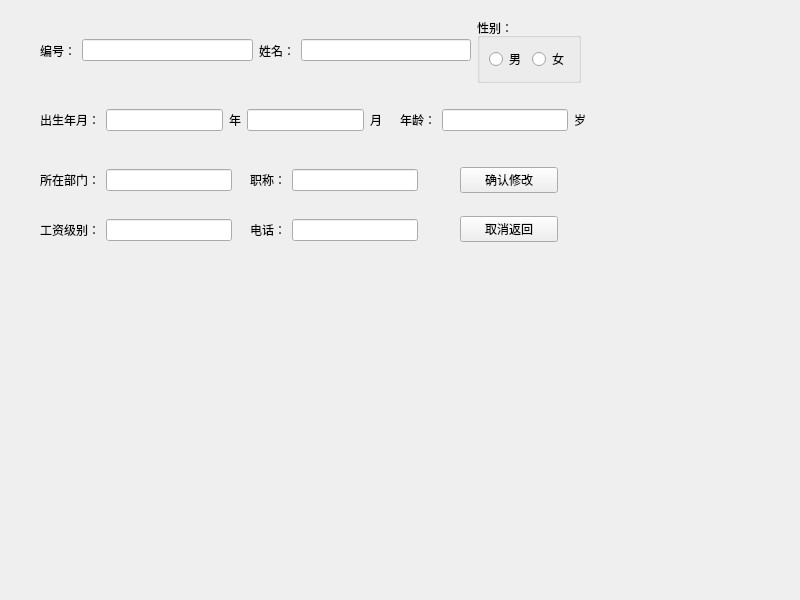
<?xml version="1.0" encoding="UTF-8"?>
<ui version="4.0">
 <class>two_fix_new</class>
 <widget class="QMainWindow" name="two_fix_new">
  <property name="geometry">
   <rect>
    <x>0</x>
    <y>0</y>
    <width>800</width>
    <height>600</height>
   </rect>
  </property>
  <property name="windowTitle">
   <string>MainWindow</string>
  </property>
  <widget class="QWidget" name="centralwidget">
   <widget class="QWidget" name="widget_3" native="true">
    <property name="geometry">
     <rect>
      <x>40</x>
      <y>10</y>
      <width>541</width>
      <height>82</height>
     </rect>
    </property>
    <layout class="QGridLayout" name="gridLayout_4">
     <item row="0" column="2">
      <widget class="QLabel" name="label">
       <property name="text">
        <string>姓名：</string>
       </property>
      </widget>
     </item>
     <item row="0" column="3">
      <widget class="QLineEdit" name="name"/>
     </item>
     <item row="0" column="1">
      <widget class="QLineEdit" name="id"/>
     </item>
     <item row="0" column="0">
      <widget class="QLabel" name="label_11">
       <property name="text">
        <string>编号：</string>
       </property>
      </widget>
     </item>
     <item row="0" column="4">
      <widget class="QGroupBox" name="groupBox">
       <property name="title">
        <string>性别：</string>
       </property>
       <layout class="QGridLayout" name="gridLayout">
        <item row="0" column="1">
         <widget class="QRadioButton" name="woman">
          <property name="text">
           <string>女</string>
          </property>
         </widget>
        </item>
        <item row="0" column="0">
         <widget class="QRadioButton" name="man">
          <property name="text">
           <string>男</string>
          </property>
         </widget>
        </item>
       </layout>
      </widget>
     </item>
    </layout>
   </widget>
   <widget class="QWidget" name="widget_5" native="true">
    <property name="geometry">
     <rect>
      <x>250</x>
      <y>160</y>
      <width>168</width>
      <height>41</height>
     </rect>
    </property>
    <layout class="QGridLayout" name="gridLayout_6">
     <item row="0" column="1">
      <widget class="QLineEdit" name="title"/>
     </item>
     <item row="0" column="0">
      <widget class="QLabel" name="label_8">
       <property name="text">
        <string>职称：</string>
       </property>
      </widget>
     </item>
    </layout>
   </widget>
   <widget class="QWidget" name="widget_8" native="true">
    <property name="geometry">
     <rect>
      <x>460</x>
      <y>150</y>
      <width>98</width>
      <height>111</height>
     </rect>
    </property>
    <layout class="QGridLayout" name="gridLayout_9">
     <item row="0" column="0">
      <widget class="QPushButton" name="ok">
       <property name="text">
        <string>确认修改</string>
       </property>
      </widget>
     </item>
     <item row="1" column="0">
      <widget class="QPushButton" name="back">
       <property name="text">
        <string>取消返回</string>
       </property>
      </widget>
     </item>
    </layout>
   </widget>
   <widget class="QWidget" name="widget_2" native="true">
    <property name="geometry">
     <rect>
      <x>400</x>
      <y>100</y>
      <width>186</width>
      <height>41</height>
     </rect>
    </property>
    <layout class="QGridLayout" name="gridLayout_2">
     <item row="0" column="0">
      <widget class="QLabel" name="label_5">
       <property name="text">
        <string>年龄：</string>
       </property>
      </widget>
     </item>
     <item row="0" column="1">
      <widget class="QLineEdit" name="age"/>
     </item>
     <item row="0" column="2">
      <widget class="QLabel" name="label_6">
       <property name="text">
        <string>岁</string>
       </property>
      </widget>
     </item>
    </layout>
   </widget>
   <widget class="QWidget" name="widget_4" native="true">
    <property name="geometry">
     <rect>
      <x>40</x>
      <y>160</y>
      <width>192</width>
      <height>41</height>
     </rect>
    </property>
    <layout class="QGridLayout" name="gridLayout_5">
     <item row="0" column="0">
      <widget class="QLabel" name="label_7">
       <property name="text">
        <string>所在部门：</string>
       </property>
      </widget>
     </item>
     <item row="0" column="1">
      <widget class="QLineEdit" name="partment"/>
     </item>
    </layout>
   </widget>
   <widget class="QWidget" name="widget_7" native="true">
    <property name="geometry">
     <rect>
      <x>250</x>
      <y>210</y>
      <width>168</width>
      <height>41</height>
     </rect>
    </property>
    <layout class="QGridLayout" name="gridLayout_8">
     <item row="0" column="1">
      <widget class="QLineEdit" name="phone"/>
     </item>
     <item row="0" column="0">
      <widget class="QLabel" name="label_10">
       <property name="text">
        <string>电话：</string>
       </property>
      </widget>
     </item>
    </layout>
   </widget>
   <widget class="QWidget" name="widget_6" native="true">
    <property name="geometry">
     <rect>
      <x>40</x>
      <y>210</y>
      <width>192</width>
      <height>41</height>
     </rect>
    </property>
    <layout class="QGridLayout" name="gridLayout_7">
     <item row="0" column="1">
      <widget class="QLineEdit" name="level"/>
     </item>
     <item row="0" column="0">
      <widget class="QLabel" name="label_9">
       <property name="text">
        <string>工资级别：</string>
       </property>
      </widget>
     </item>
    </layout>
   </widget>
   <widget class="QWidget" name="widget" native="true">
    <property name="geometry">
     <rect>
      <x>40</x>
      <y>100</y>
      <width>342</width>
      <height>41</height>
     </rect>
    </property>
    <layout class="QGridLayout" name="gridLayout_3">
     <item row="0" column="0">
      <widget class="QLabel" name="label_2">
       <property name="text">
        <string>出生年月：</string>
       </property>
      </widget>
     </item>
     <item row="0" column="1">
      <widget class="QLineEdit" name="year"/>
     </item>
     <item row="0" column="2">
      <widget class="QLabel" name="label_3">
       <property name="text">
        <string>年</string>
       </property>
      </widget>
     </item>
     <item row="0" column="3">
      <widget class="QLineEdit" name="month"/>
     </item>
     <item row="0" column="4">
      <widget class="QLabel" name="label_4">
       <property name="text">
        <string>月</string>
       </property>
      </widget>
     </item>
    </layout>
   </widget>
  </widget>
 </widget>
 <resources/>
 <connections/>
</ui>
